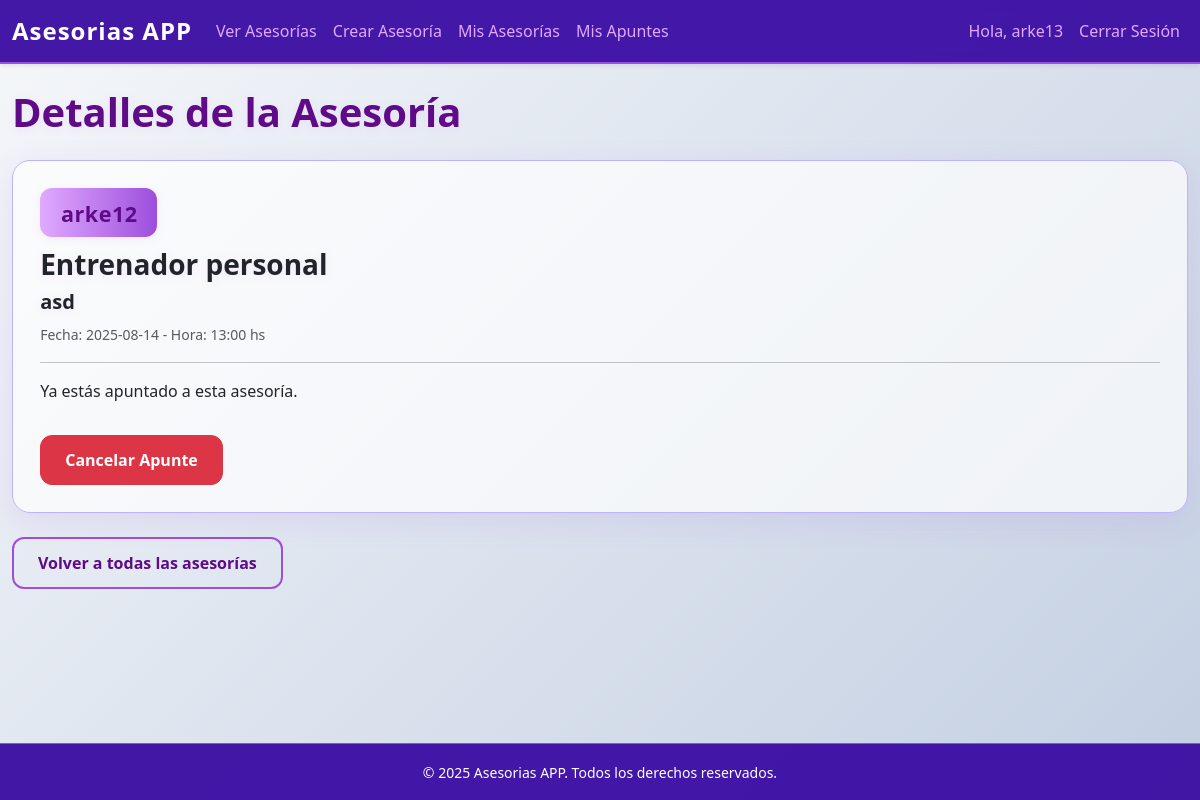
Screenshot of /asesoria/2 (signed in) with the database file from the repository.
### tables this page shows
CREATE TABLE usuarios (
        id INTEGER PRIMARY KEY AUTOINCREMENT,
        nombre TEXT NOT NULL,
        username TEXT UNIQUE NOT NULL,
        email TEXT UNIQUE NOT NULL,
        password TEXT NOT NULL,
        dni TEXT UNIQUE NOT NULL
    );

CREATE TABLE asesorias (
        id INTEGER PRIMARY KEY AUTOINCREMENT,
        user_id INTEGER NOT NULL,
        titulo TEXT NOT NULL,
        descripcion TEXT NOT NULL,
        dia TEXT NOT NULL,
        hora TEXT NOT NULL,
        FOREIGN KEY (user_id) REFERENCES usuarios(id)
    );

### app.py (the view)
@app.route('/asesoria/<int:asesoria_id>')
def asesoria_detalle(asesoria_id):
    if 'user_id' not in session:
        flash('Debes iniciar sesión para ver los detalles de una asesoría.', 'danger')
        return redirect(url_for('login'))
    conn = get_db_connection()
    asesoria = conn.execute("SELECT * FROM asesorias WHERE id = ?", (asesoria_id,)).fetchone()
    if asesoria is None:
        conn.close()
        flash('Asesoría no encontrada.', 'danger')
        return redirect(url_for('asesorias'))
    esta_registrado = conn.execute("SELECT * FROM registros_asesorias WHERE user_id = ? AND asesoria_id = ?",
                                   (session['user_id'], asesoria_id)).fetchone()
    creador = conn.execute("SELECT username FROM usuarios WHERE id = ?", (asesoria['user_id'],)).fetchone()
    es_creador = (session['user_id'] == asesoria['user_id'])
    asistentes = None
    if es_creador:
        asistentes = conn.execute('''SELECT u.username FROM registros_asesorias r JOIN usuarios u ON r.user_id = u.id
                                     WHERE r.asesoria_id = ?''', (asesoria_id,)).fetchall()
    conn.close()
    from datetime import datetime
    fecha_hora_asesoria = datetime.strptime(f"{asesoria['dia']} {asesoria['hora']}", '%Y-%m-%d %H:%M')
    now = datetime.now()
    return render_template('asesoria_detalle.html',
                           asesoria=asesoria,
                           esta_registrado=esta_registrado,
                           creador=creador['username'],
                           es_creador=es_creador,
                           asistentes=asistentes,
                           fecha_hora_asesoria=fecha_hora_asesoria,
                           now=now)

### app.py (called while the page is built)
def get_db_connection():
    conn = sqlite3.connect('database.db', detect_types=sqlite3.PARSE_DECLTYPES | sqlite3.PARSE_COLNAMES)
    conn.row_factory = sqlite3.Row
    return conn

### templates/asesoria_detalle.html (shortened to what this page needs)
{% extends 'base.html' %}
{% block content %}
    <h1 class="mb-4">Detalles de la Asesoría</h1>
    <div class="card">
        <div class="card-body">
            <div class="asesor-autor">
                {{ creador }}
            </div>
            <h3 class="card-title">{{ asesoria.titulo }}</h3>
            <h5 class="card-title">{{ asesoria.descripcion }}</h5>
            <p class="card-text">
                <small class="text-muted">
                    Fecha: {{ asesoria.dia }} - Hora: {{ asesoria.hora }} hs
                </small>
            </p>
            <hr>
            {% if es_creador %}
                <p>Eres el creador de esta asesoría.</p>
                {% if fecha_hora_asesoria < now %}
                    <p class="text-warning">Esta asesoría ya ha finalizado.</p>
                {% endif %}
                {% if asistentes %}
                    <p>Usuarios apuntados:</p>
                    <ul>
                        {% for asistente in asistentes %}
                            <li>{{ asistente.username }}</li>
                        {% endfor %}
                    </ul>
                {% else %}
                    <p>Todavía no hay usuarios apuntados a tu asesoría.</p>
                {% endif %}
                <div class="mt-4">
                    <a href="{{ url_for('cancelar_asesoria', asesoria_id=asesoria.id) }}" class="btn btn-danger"
                       onclick="return confirm('¿Estás seguro de que quieres cancelar esta asesoría? Esta acción no se puede deshacer y eliminará todos los registros de asistentes.')">
                        <i class="bi bi-trash me-1"></i>Cancelar Asesoría
                    </a>
                </div>
            {% else %}
                {% if fecha_hora_asesoria > now %}
                    {% if esta_registrado %}
                        <p>Ya estás apuntado a esta asesoría.</p>
                        <a href="{{ url_for('cancelar', asesoria_id=asesoria.id) }}" class="btn btn-danger mt-3">Cancelar Apunte</a>
                    {% else %}
                        <a href="{{ url_for('apuntarse', asesoria_id=asesoria.id) }}" class="btn btn-primary mt-3">Apuntarse</a>
                    {% endif %}
                {% else %}
                    <p class="text-warning">El periodo para apuntarse a esta asesoría ha finalizado.</p>
                {% endif %}
            {% endif %}
        </div>
    </div>
    <a href="{{ url_for('asesorias') }}" class="btn btn-outline-light mt-4">Volver a todas las asesorías</a>
{% endblock %}

### static/css/style.css (style rules this page uses)
body { background: linear-gradient(135deg, #f5f7fa 0%, #c3cfe2 100%); color: #22223b; min-height: 100vh; font-family: 'Segoe UI', Tahoma, Geneva, Verdana, sans-serif; }
.card { background: rgba(255, 255, 255, 0.7); border: 1px solid #bdb2ff; border-radius: 18px; box-shadow: 0 8px 32px rgba(157, 78, 221, 0.12); transition: all 0.3s ease; }
.card-body { padding: 1.7rem; }
.btn { border-radius: 12px; font-weight: 600; padding: 0.75rem 1.5rem; transition: all 0.3s ease; }
.btn-outline-light { border: 2px solid #9d4edd; color: #5f0a87; background: transparent; }
h1, h2, h3, h4, h5, h6 { color: #5f0a87; font-weight: 700; text-shadow: 0 2px 8px #e0aaff33; }
a { color: #5f0a87; text-decoration: none; transition: all 0.3s ease; }
.asesor-autor { display: inline-block; font-size: 1.35rem; font-weight: 700; color: #5f0a87; background: linear-gradient(90deg,#e0aaff,#9d4edd); border-radius: 12px; padding: 0.4rem 1.2rem 0.4rem 0.8rem; margin-bottom: 0.7rem; box-shadow: 0 2px 8px #e0aaff33; letter-spacing: 0.5px; }

### rows the page displays
usuarios: username "arke12"
asesorias: titulo "Entrenador personal", descripcion "asd", dia "2025-08-14", hora "13:00"

### other values shown
{{ session['username'] }} "arke13"
